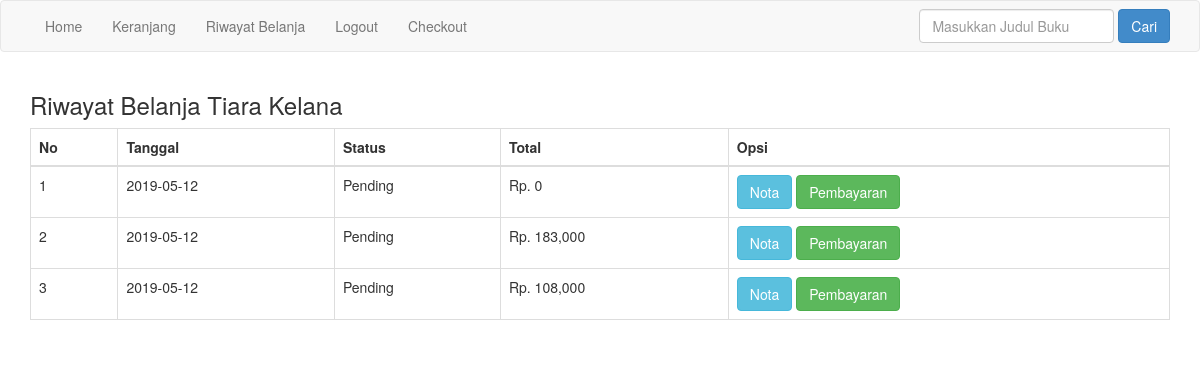
Screenshot of /riwayat.php (signed in) with the database file from the repository.
### tables this page shows
CREATE TABLE `pembelian` (
  `id_pembelian` int(11) NOT NULL,
  `id_pelanggan` int(11) NOT NULL,
  `id_ongkir` int(11) NOT NULL,
  `tanggal_pembelian` date NOT NULL,
  `total_pembelian` varchar(100) NOT NULL,
  `nama_kota` varchar(50) NOT NULL,
  `tarif` int(11) NOT NULL,
  `alamat_pengiriman` text NOT NULL,
  `status_pembelian` varchar(50) NOT NULL DEFAULT 'Pending'
);

### riwayat.php (the view, shortened to what this page needs)
<?php
$koneksi = new mysqli("localhost","root","","toko");
?>
<!DOCTYPE html>
<html>
<head>
      <link rel="stylesheet" href="admin/assets/css/bootstrap.css">
  </head>
  <body>
  	<?php include 'menu.php'; ?>
<section class="riwayat">
	<div class="container">
		<h3>Riwayat Belanja <?php echo $_SESSION["pelanggan"]["nama_pelanggan"] ?></h3>
		<table class="table table-bordered">
          <thead>
            <tr>
              <th>No</th>
              <th>Tanggal</th>
              <th>Status</th>
              <th>Total</th>
              <th>Opsi</th>
            </tr>
          </thead>
          <tbody>
          	<?php
          	$nomor=1;
          	$id_pelanggan = $_SESSION["pelanggan"]['id_pelanggan'];
          	$ambil = $koneksi->query ("SELECT * FROM pembelian WHERE id_pelanggan='$id_pelanggan'");
          	while($pecah = $ambil->fetch_assoc()){
   			?>
            <tr>
            <td><?php echo $nomor; ?></td>
            <td><?php echo $pecah["tanggal_pembelian"]; ?></td>
             <td><?php echo $pecah["status_pembelian"]; ?></td>
            <td>Rp. <?php echo number_format($pecah["total_pembelian"]) ?></td>
            <td>
            	<a href="nota.php?id=<?php echo $pecah["id_pembelian"] ?>" class="btn btn-info">Nota</a>
            	<a href="pembayaran.php?id=<?php echo $pecah["id_pembelian"] ?>" class="btn btn-success">Pembayaran</a>
            </td>
          </tr>
          <?php $nomor++; ?>
         <?php } ?>
        </tbody>
        </table>
</div>
</section>
  </body>
  </html>

### rows the page displays
pembelian: tanggal_pembelian "2019-05-12", status_pembelian "Pending", total_pembelian "0"
pembelian: tanggal_pembelian "2019-05-12", status_pembelian "Pending", total_pembelian "183,000"
pembelian: tanggal_pembelian "2019-05-12", status_pembelian "Pending", total_pembelian "108,000"

### other values shown
$_SESSION["pelanggan"]["nama_pelanggan"] "Tiara Kelana"
